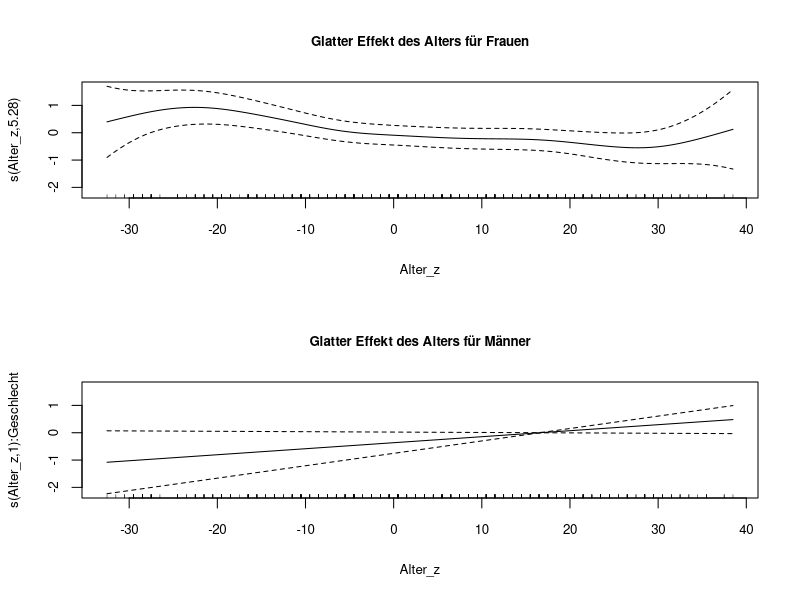

Generate this figure with R:
## ---- chunk 1
knitr::opts_chunk$set(echo = TRUE)
## ---- chunk 2
wahl <- read.table("Wahl.txt",header = TRUE)
head(wahl)
skimr::skim(wahl)
## ---- chunk 3
# fit a logit-model with interactions
logit_interaction_model <- glm(WA~.*., family = binomial(), data = wahl)
summary(logit_interaction_model)
## ---- chunk 4
X <- model.matrix(logit_interaction_model)
Matrix::rankMatrix(X)
dim(X)
## ---- chunk 5
logit_BIC_model <- MASS::stepAIC(object = logit_interaction_model, direction = "both", k = log(nrow(wahl)), trace = FALSE)
summary(logit_BIC_model)
## ---- chunk 6
logit_GAM_model <- mgcv::gam(formula = WA~s(Alter_z, bs = "ps", k = 30) + s(Alter_z, bs = "ps", k = 30, by = Geschlecht) + Geschlecht + West + Gewerk + Demozufrieden + Religion_kath  + Geschlecht*West, family = binomial(), data = wahl)

summary(logit_GAM_model)

# visualising the P-splines
par(mfrow = c(2,1))
plot(x = logit_GAM_model, shade = TRUE, select = 1, cex.main = 0.8, cex = 0.8, cex.lab = 0.8, cex.axis = 0.8, main = "Glatter Effekt des Alters für Frauen")
plot(x = logit_GAM_model, shade = TRUE, select = 2, cex.main = 0.8, cex = 0.8, cex.lab = 0.8, cex.axis = 0.8, main = "Glatter Effekt des Alters für Männer")
## ---- chunk 7
library(tidyverse)
library(ggplot2)
# Logit-Model:
wahl$BIC_predict <-
  predict(object = logit_BIC_model, type = "response")

# plot1 <-
#   ggplot(mapping = aes(m = BIC_predict, d = WA), data = wahl) + geom_roc() + geom_abline(intercept = 0, slope = 1) + ylab("Sensitivität") + xlab("1- Spezifität") + theme + ggtitle("Logit-Modell")

wahl$GAM_predict <-
  predict(object = logit_GAM_model, type = "response")

# plot2 <-
#   ggplot(mapping = aes(m = GAM_predict, d = WA), data = wahl) +
#   geom_roc(n.cuts = 0) + geom_abline(intercept = 0, slope = 1) +
#   ylab("Sensitivität") + xlab("1- Spezifität") + theme +
#   ggtitle("Logit-GAM")

 # Gemeinsame Visualisierung
# grid.arrange(plot1, plot2, ncol = 2)
## ---- chunk 8
library(pROC)
# logit_model
auc_logit_BIC <- roc(response = as.factor(wahl$WA), predictor = wahl$BIC_predict)$auc
auc_logit_GAM <- roc(response = as.factor(wahl$WA), predictor = wahl$GAM_predict)$auc

auc_logit_BIC
auc_logit_GAM
## ---- chunk 9


newdata <-
  data.frame(
    Alter_z = c(-25.5, 24.5),
    Geschlecht = c(0, 1),
    West = c(0, 1),
    Gewerk = c(1, 0),
    Demozufrieden = c(1, 0),
    Religion_kath = c(1, 0),
    Religion_Rest = c(0, 1)
  )
newdata 

# glm
predict(object = logit_BIC_model, newdata = newdata, type = "response")
# gam
mgcv::predict.gam(object = logit_GAM_model, newdata = newdata, type = "response")
